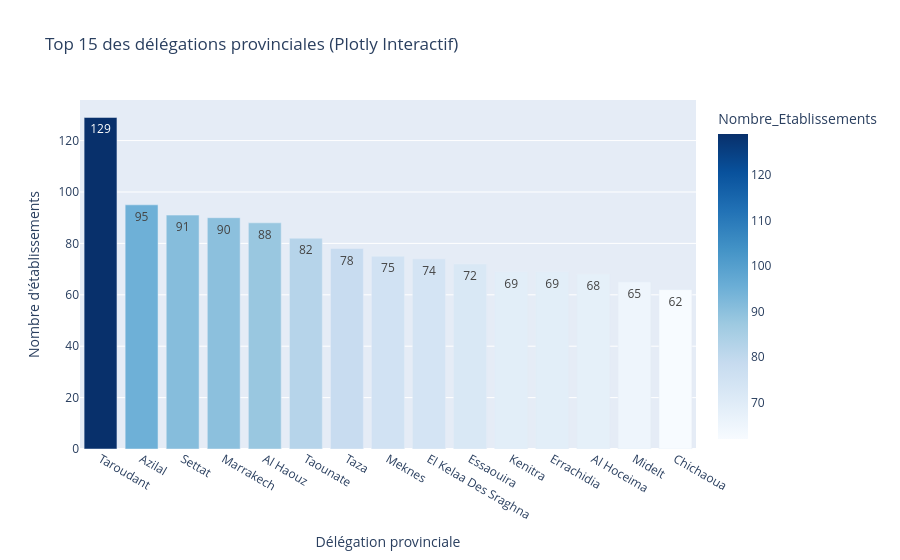

Notebook code cell kept with this figure:
### Markdown cell above
### Classement interactif du Top 15 des délégations (Plotly Express)
- Objectif de la cellule : Permettre un survol interactif des délégations provinciales les plus fournies.
- Action du code : Préparation du Top 15 et génération d'un diagramme en barres interactif avec `px.bar()`.
- Résultat attendu : Graphique interactif avec infobulles détaillées.

### Code cell
top15_deleg = df['Délégation'].value_counts().head(15).reset_index()
top15_deleg.columns = ['Délégation', 'Nombre_Etablissements']
fig_deleg = px.bar(top15_deleg, x='Délégation', y='Nombre_Etablissements', 
                   title="Top 15 des délégations provinciales (Plotly Interactif)", 
                   text='Nombre_Etablissements', 
                   color='Nombre_Etablissements', 
                   color_continuous_scale='Blues')
fig_deleg.update_layout(xaxis_title="Délégation provinciale", yaxis_title="Nombre d'établissements")
fig_deleg.show()

### Figure 1 — Plotly figure (JSON) as saved in the notebook; plotly's stock layout.template omitted (floating-point values rounded to 4 significant figures)
{"data": [{"hovertemplate": "Délégation=%{x}<br>Nombre_Etablissements=%{marker.color}<extra></extra>", "legendgroup": "", "marker": {"color": [129, 95, 91, 90, 88, 82, 78, 75, 74, 72, 69, 69, 68, 65, 62], "coloraxis": "coloraxis", "pattern": {"shape": ""}}, "name": "", "orientation": "v", "showlegend": false, "text": [129.0, 95.0, 91.0, 90.0, 88.0, 82.0, 78.0, 75.0, 74.0, 72.0, 69.0, 69.0, 68.0, 65.0, 62.0], "textposition": "auto", "type": "bar", "x": ["Taroudant", "Azilal", "Settat", "Marrakech", "Al Haouz", "Taounate", "Taza", "Meknes", "El Kelaa Des Sraghna", "Essaouira", "Kenitra", "Errachidia", "Al Hoceima", "Midelt", "Chichaoua"], "xaxis": "x", "y": [129, 95, 91, 90, 88, 82, 78, 75, 74, 72, 69, 69, 68, 65, 62], "yaxis": "y"}], "layout": {"barmode": "relative", "coloraxis": {"autocolorscale": false, "colorbar": {"title": {"text": "Nombre_Etablissements"}}, "colorscale": [[0, "rgb(247,251,255)"], [0.125, "rgb(222,235,247)"], [0.25, "rgb(198,219,239)"], [0.375, "rgb(158,202,225)"], [0.5, "rgb(107,174,214)"], [0.625, "rgb(66,146,198)"], [0.75, "rgb(33,113,181)"], [0.875, "rgb(8,81,156)"], [1, "rgb(8,48,107)"]]}, "legend": {"tracegroupgap": 0}, "title": {"text": "Top 15 des délégations provinciales (Plotly Interactif)"}, "xaxis": {"anchor": "y", "domain": [0, 1], "title": {"text": "Délégation provinciale"}}, "yaxis": {"anchor": "x", "domain": [0, 1], "title": {"text": "Nombre d'établissements"}}}}
